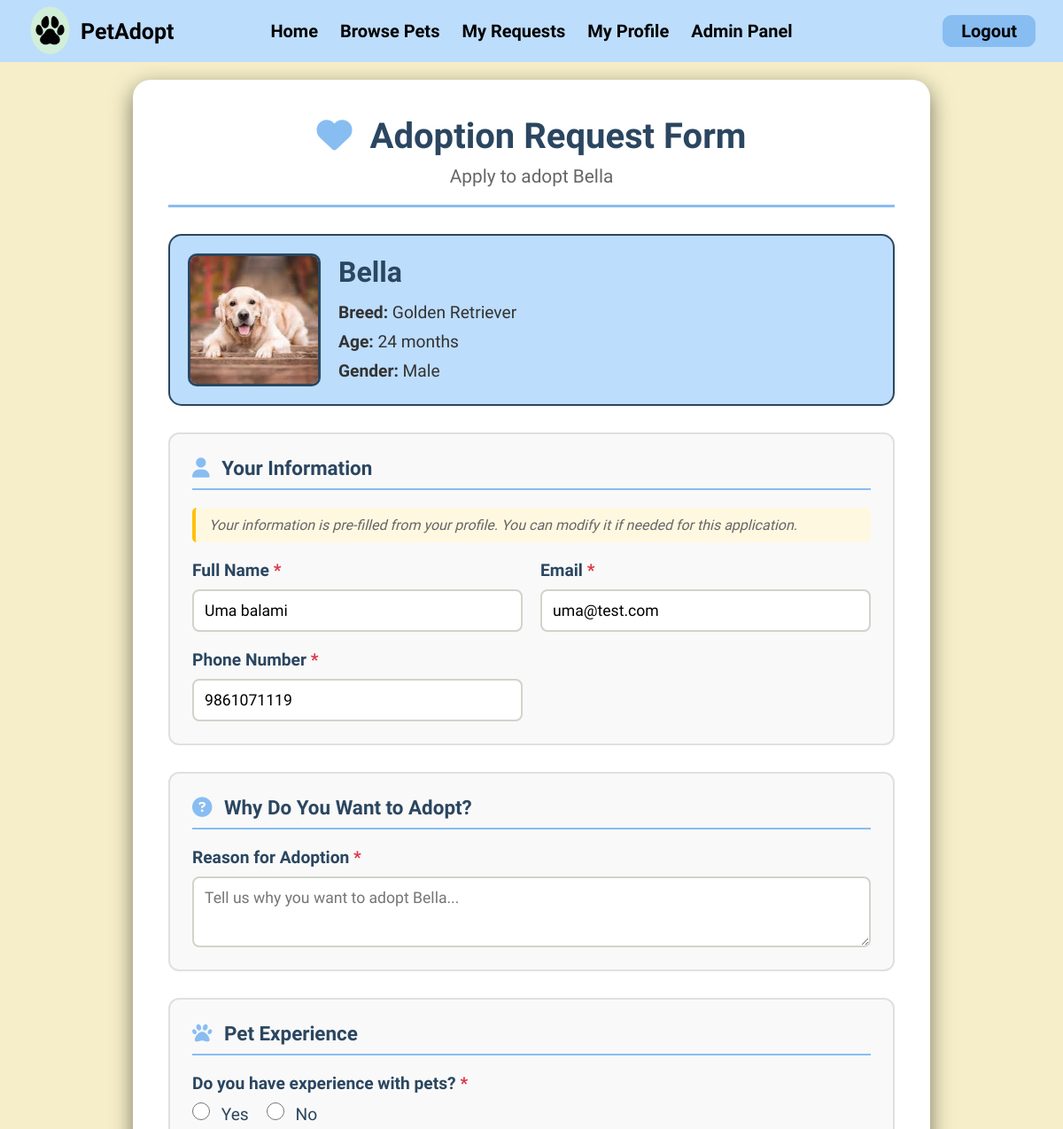
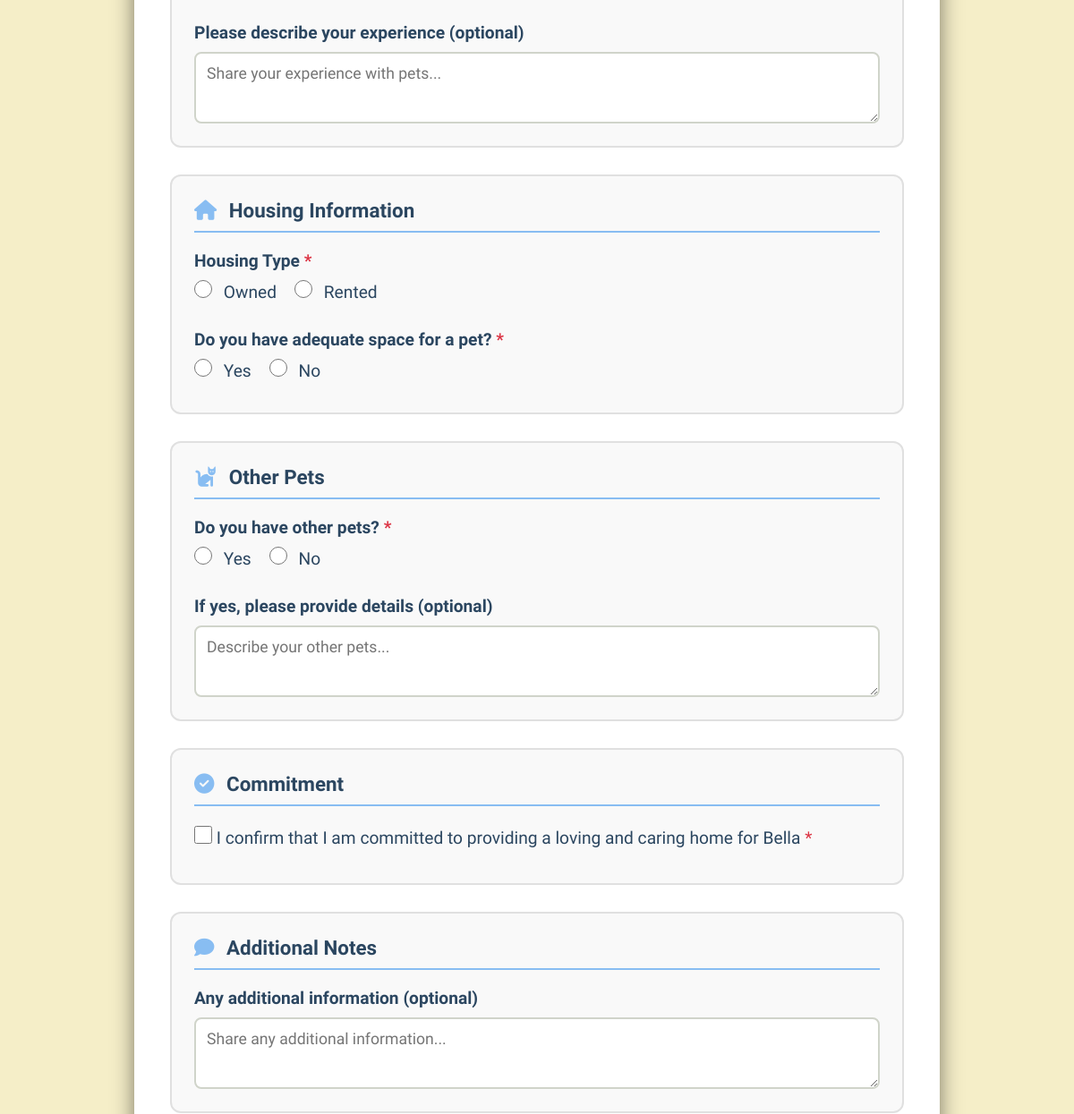
The page /adoptionRequest.php?pet_id=1 (signed in, upper part) on the database as committed earlier (2 pictures, top to bottom).
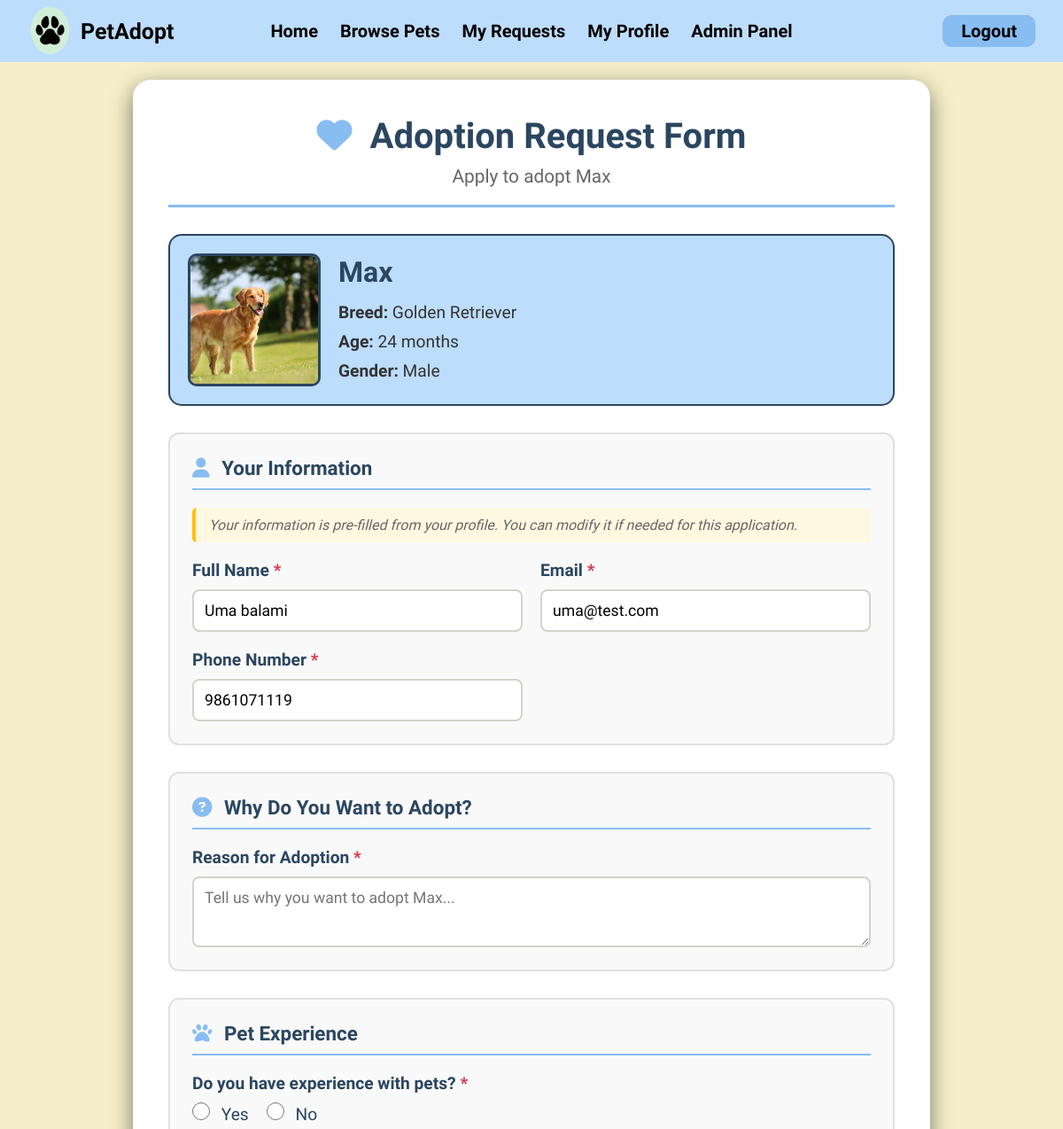
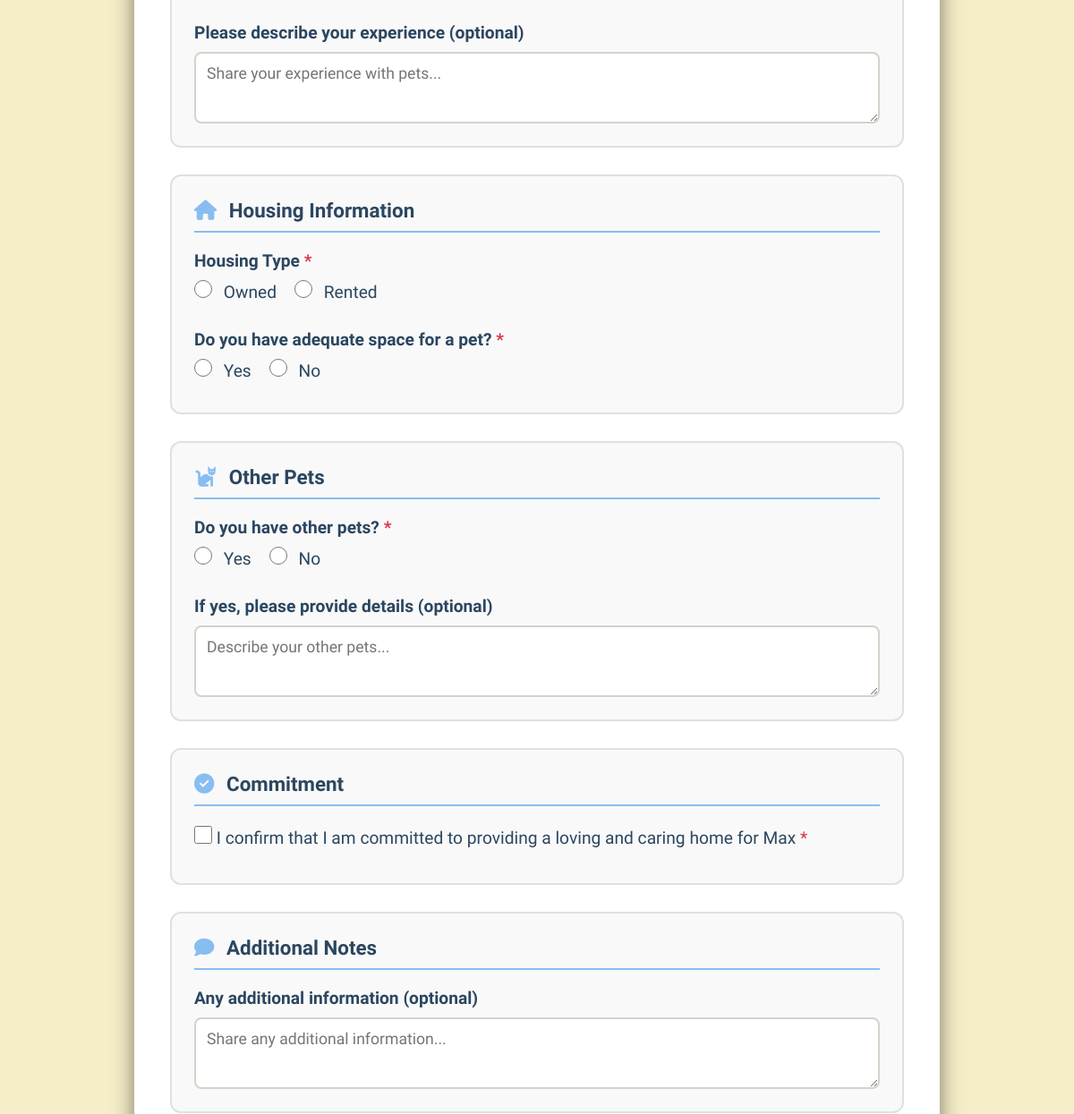
The same page on the database as committed later (2 pictures, top to bottom).
### tables this page shows
CREATE TABLE `pets` (
  `id` int(11) NOT NULL AUTO_INCREMENT,
  `name` varchar(255) NOT NULL,
  `age` int(11) NOT NULL,
  `gender` enum('Male','Female') NOT NULL,
  `breed` varchar(255) NOT NULL,
  `price` varchar(255) NOT NULL,
  `status` enum('available','adopted') NOT NULL DEFAULT 'available',
  `image` varchar(255) NOT NULL,
  `category` enum('dog','cat','rabbit','snake','bird') DEFAULT NULL,
  `description` text NOT NULL,
  `weight` varchar(10) DEFAULT NULL,
  `admin_id` int(11) DEFAULT NULL,
  PRIMARY KEY (`id`),
  KEY `fk_admin_pet` (`admin_id`),
  CONSTRAINT `fk_admin_pet` FOREIGN KEY (`admin_id`) REFERENCES `users` (`id`) ON DELETE CASCADE ON UPDATE CASCADE
);

### includes/functions.php (called while the page is built, shortened)
<?php
function sanitize_int(mixed $value): int {
    return (int) filter_var($value, FILTER_SANITIZE_NUMBER_INT);
}
function e(string $value): string {
    return htmlspecialchars($value, ENT_QUOTES | ENT_SUBSTITUTE, 'UTF-8');
}

### adoptionRequest.php (the view, shortened to what the changed rows need)
<?php
include("navbar.php");
include("includes/functions.php");
$pet_id  = sanitize_int($_GET['pet_id']);
$stmt = $con->prepare("SELECT * FROM pets WHERE id = ?");
$stmt->bind_param("i", $pet_id);
$stmt->execute();
$result = $stmt->get_result();
$pet    = $result->fetch_assoc();
?>
<!DOCTYPE html>
<html>
<head>
    <link rel="stylesheet" href="assets/css/style.css">
    <link rel="stylesheet" href="https://cdnjs.cloudflare.com/ajax/libs/font-awesome/6.5.0/css/all.min.css">
</head>
<body>
    <div class="adoption-request-wrapper">
        <div class="adoption-request-container">
            <div class="adoption-header">
                <h1><i class="fas fa-heart"></i> Adoption Request Form</h1>
                <p>Apply to adopt <?php echo e($pet['name']); ?></p>
            </div>
            <div class="pet-summary-card">
                <img src="assets/images/<?php echo e($pet['image'] ?? 'default_pet.jpg'); ?>"
                     alt="<?php echo e($pet['name']); ?>">
                <div class="pet-summary-info">
                    <h2><?php echo e($pet['name']); ?></h2>
                    <p><strong>Breed:</strong> <?php echo e($pet['breed']); ?></p>
                    <p><strong>Age:</strong> <?php echo e($pet['age']); ?> months</p>
                    <p><strong>Gender:</strong> <?php echo e($pet['gender']); ?></p>
                </div>
            </div>
            <form method="POST" action="" class="adoption-form">
                <div class="form-section">
                    <div class="form-group-full">
                        <label for="reason">Reason for Adoption <span class="required">*</span></label>
                        <textarea id="reason" name="reason" rows="4"
                            placeholder="Tell us why you want to adopt <?php echo e($pet['name']); ?>..."><?php echo isset($_POST['reason']) ? e($_POST['reason']) : ''; ?></textarea>
                    </div>
                </div>
                <div class="form-section">
                    <div class="form-group-full">
                        <label class="checkbox-label">
                            <input type="checkbox" name="commitment_confirmed" value="yes">
                            <span>I confirm that I am committed to providing a loving and caring home for <?php echo e($pet['name']); ?> <span class="required">*</span></span>
                        </label>
                    </div>
                </div>
            </form>
        </div>
    </div>
</body>
</html>

Rows that differ between the two databases and show on the page:
changed pets "Golden Retriever": name "Bella" → "Max"; image: a different picture; reason "Tell us why you want to adopt Bella..." → "Tell us why you want to adopt Max..."
